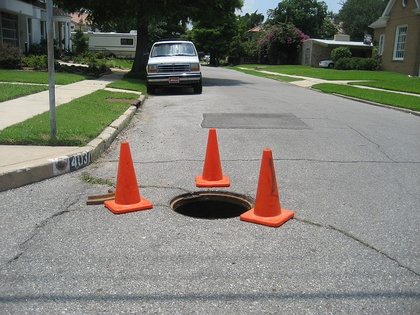
%> input picture 04/04/coneDetection.jpg, 420 x 315 px, shrunk from 800 x 600 before the run
$ octave --eval "bai1De1;"   (GNU Octave 9; MATLAB toolbox functions it lacks are replaced by stand-ins)
%> lines starting %> are read from the running program, lines starting %| are printed output that depends on the picture; in (x1, y1, x2, y2) boxes, pixels count from 0 and x2, y2 are one past the last pixel; in counts of white or black regions, pixels touching at a corner belong together; the program's own positions count from 1
function bai1De1
	I=imread('coneDetection.jpg');
%> I is the input picture: size 315x420x3 uint8; mean R, G, B 126, 126, 117.4
	G=I(:,:,1)/3+I(:,:,2)/3+I(:,:,3);
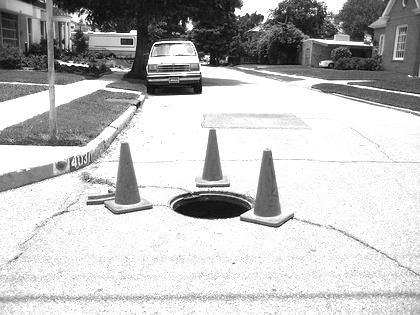
%> G: size 315x420 uint8; min 2, max 255, mean 190.6
	K=CalC(G);

	subplot(1,3,1),imshow(I);
	subplot(1,3,2),imshow(G);
	subplot(1,3,3),imshow(K);
endfunction

function m=CalC(I)
  m=zeros(size(I));
  [N ,D]=size(I);
%> N = 315; D = 420
  for i=1:N
    for j=1:D
      if(I(i,j)>120)
        m(i,j)=0;
      elseif (I(i,j)<=120)
        m(i,j)=1;
      end
    endfor
  endfor
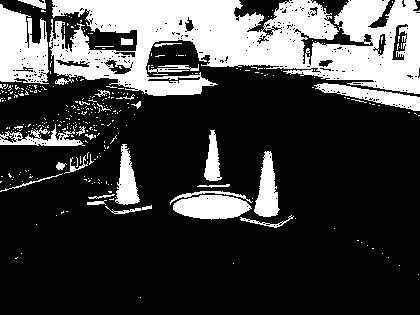
%> m: size 315x420 double; values 0 (black) and 1 (white), 25.5% white; 337 white regions (308 under 20 px), largest, box (x1, y1, x2, y2) and area: (49, 0, 420, 96) 22605, (0, 4, 49, 84) 2836, (173, 195, 252, 220) 1454
endfunction
